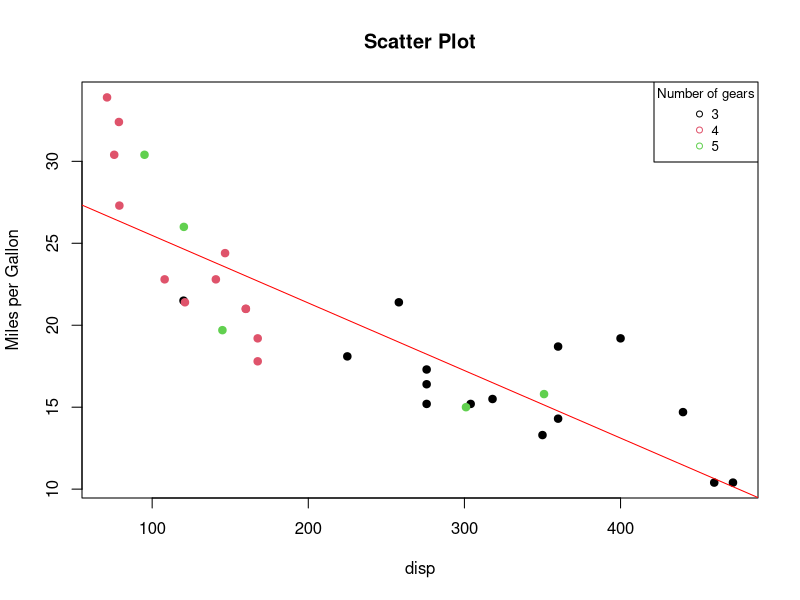

Write R code to recreate this figure.
## ---- chunk 1
attach(mtcars)
plot(mtcars[,3], mpg, main = "Scatter Plot", xlab = "disp", ylab = "Miles per Gallon", pch = 19, col = as.factor(mtcars$gear))
legend('topright', legend = levels(as.factor(mtcars$gear)), col = 1:3, cex = 0.8, pch = 1, title = "Number of gears")
abline(lm(mpg ~ mtcars[,3]), col="red") 
